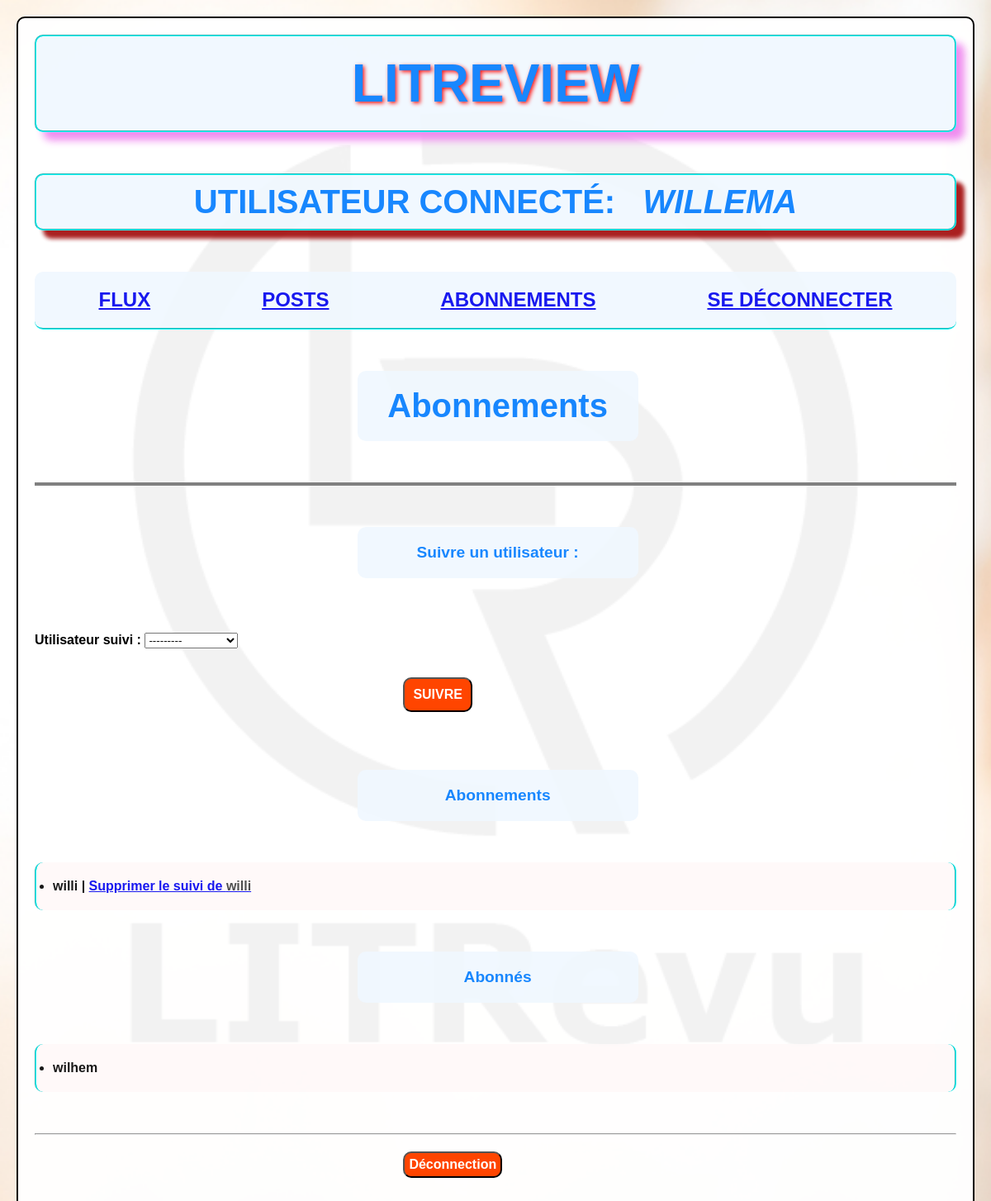
Screenshot of /follow/ (signed in) with the database file from the repository.
### authentification/models.py (models this page shows)
class LitRevuUser(AbstractUser):
    class Meta:
        verbose_name = "Utilisateur de LITRevu"
        verbose_name_plural = "Utilisateurs de LITRevu"
    def __str__(self):
        return self.username

### followup/models.py (models this page shows, shortened)
class UserFollow(models.Model):
    user = models.ForeignKey(
        to=settings.AUTH_USER_MODEL,
        on_delete=models.CASCADE,
        related_name="followings",
        verbose_name="Utilisateur suiveur",
        )
    followed_user = models.ForeignKey(
        to=settings.AUTH_USER_MODEL,
        on_delete=models.CASCADE,
        related_name="followed_by",
        verbose_name="Utilisateur suivi"
        )
    class Meta:
        unique_together = ("user", "followed_user", )
        verbose_name = "Relation de suivi"
        verbose_name_plural = "Relations de suivi"

### followup/views.py (the view, shortened to what this page needs)
# urls.py: path("", UserFollowView.as_view(), name="follow"),
class UserFollowView(LoginRequiredMixin, CreateView):
    model = UserFollow
    template_name = "followup/userfollow.html"
    fields = ["followed_user", ]
    def get_context_data(self, **kwargs):
        context = super().get_context_data(**kwargs)
        followed_users = UserFollow.objects.filter(user=self.request.user).exclude(followed_user=self.request.user)
        users_following = UserFollow.objects.filter(followed_user=self.request.user).exclude(user=self.request.user)
        context.update(
            {
                "followed_users": followed_users,
                "users_following": users_following,
            }
                    )
        return context

### followup/templates/followup/userfollow.html (shortened to what this page needs)
{% extends "base.html" %}
{% block content %}
    <h2 class="subcription-titles">Abonnements</h2>
    <hr class="hr-1">
    <h4 class="subcription-titles">Suivre un utilisateur : </h4>
    <form method="post" class="form-body">
        {{ form.as_p }}
        <input type="submit" value="Suivre" class="button-1">
    </form>
    <h4 class="subcription-titles">Abonnements</h4>
    <ul class="follow-users-list">
        {%  for user_follow in followed_users %}
        <li>{{ user_follow.followed_user }} | <a href="{% url 'follow:unfollow' user_follow.pk %}">Supprimer le suivi de <span style="color: rgb(61, 61, 61);">{{ user_follow.followed_user }}</span></a></li>
        {% endfor %}
    </ul>
    <h4 class="subcription-titles">Abonnés</h4>
    <ul class="follow-users-list">
        {%  for user_follow in users_following %}
        <li>{{ user_follow.user }}</li>
        {% endfor %}
    </ul>
{% endblock %}

### templates/base.html (shortened to what this page needs)
<!DOCTYPE html>
{% load static %}
<html lang="fr">
<head>
    <link rel="stylesheet" href="{% static 'css/styles.css' %}">
</head>
<body id="base">
    {% if user.is_authenticated %}
    <header>
            <h1 class="site-title">LitReview</h1>
            <h2 id="connected-user">Utilisateur connecté: &nbsp; <em>{{ request.user}}</em> </h2>
            <nav>
                <ul id="basis-nav-list">
                    <li><a href="{% url 'feed:feed' %}" class="basis-nav-element">Flux</a></li>
                    <li><a href="{% url 'feed:my-feed' %}" class="basis-nav-element">Posts</a></li>
                    <li><a href="{% url 'follow:follow' %}" class="basis-nav-element">Abonnements</a></li>
                    <li><a href="{% url 'auth:logout_fct' %}" class="basis-nav-element">Se déconnecter</a></li>
                </ul>
            </nav>
    </header>
    <main>
        {% block content %}{% endblock %}
        <hr>
    </main>
    <footer>
        <form action="{% url 'auth:logout' %}" method="POST">
            <input type="submit" value="Déconnection" id="footer-logout">
        </form>
    </footer>
    {% endif %}
<body>
</html>

### static/css/styles.css (style rules this page uses)
* { margin: 0; padding:0; }
html { font-family: 'Arial', sans-serif; background: url('images/LITrevu_banner.png') center; background-size: cover; }
body { margin: 20px; padding: 20px; background-color: rgba(255, 255, 255, 0.95); background-size: cover; border: 2px solid black; border-radius: 10px; }
h1 { font-size: 4em; font-weight: bold; color: #007bff; text-align: center; background-color: aliceblue; padding: 20px 0px 20px 0px; }
h2 { font-size: 2.5em; }
h4 { font-size: 1.2em; font-weight: bold; color: #007bff; text-align: center; background-color: aliceblue; padding: 20px 20px; border-radius: 10px; opacity: 0.9; }
.hr-1 { margin: 50px 0; border: 2px groove grey; }
#footer-logout { font-size: 1em; font-weight: bold; color: white; text-align: center; background-color: orangered; border-radius: 10px; padding: 5px; margin: 20px 40%; }
.form-body { line-height: 50px; margin: 50px auto; font-weight: bold; margin: 50px auto; }
.button-1 { font-size: 1em; font-weight: bold; color: #fff; background-color: orangered; text-align: center; text-transform: uppercase; text-decoration: none; padding: 10px; border-radius: 10px; margin: 20px 40%; }
.hr-1 { margin-bottom: 50px; border: 2px solid grey; }
#base { height: 100%; }
.site-title { text-transform: uppercase; text-shadow: 2px 2px 5px red; margin-bottom: 50px; border: 2px groove cyan; border-radius: 10px; box-shadow: 10px 10px 10px violet; opacity: 0.9; }
#connected-user { text-align: center; font-weight: bold; color: #007bff; background-color: aliceblue; padding: 10px 3px; border: 2px groove cyan; margin-bottom: 50px; border-radius: 10px; box-shadow: 10px 10px 5px #a10909; text-transform: uppercase; opacity: 0.9; }
#basis-nav-list { display: flex; flex-direction: row; justify-content: space-around; flex-wrap: wrap; list-style-type: none; text-decoration: none; margin-bottom: 50px; background-color: aliceblue; padding: 20px 20px; border-bottom: 2px groove cyan; border-radius: 10px; gap: 20px; opacity: 0.9; }
.basis-nav-element { text-transform: uppercase; font-size: 1.5em; font-weight: bold; }
.subcription-titles { width: 300px; font-weight: bold; color: #007bff; text-align: center; background-color: aliceblue; padding: 20px; margin: 0 0 50px 35%; border-radius: 10px; opacity: 0.9; }
.follow-users-list { display: flex; flex-direction: column; justify-content: space-between; font-weight: bold; flex-wrap: wrap; margin-bottom: 50px; background-color: rgb(255, 249, 249); padding: 20px 20px; border-left: 2px groove cyan; border-right: 2px groove cyan; border-radius: 10px; gap: 20px; opacity: 0.9; }

### rows the page displays
LitRevuUser: user "WILLEMA"
UserFollow: followed_user "willi"
UserFollow: user "wilhem"
